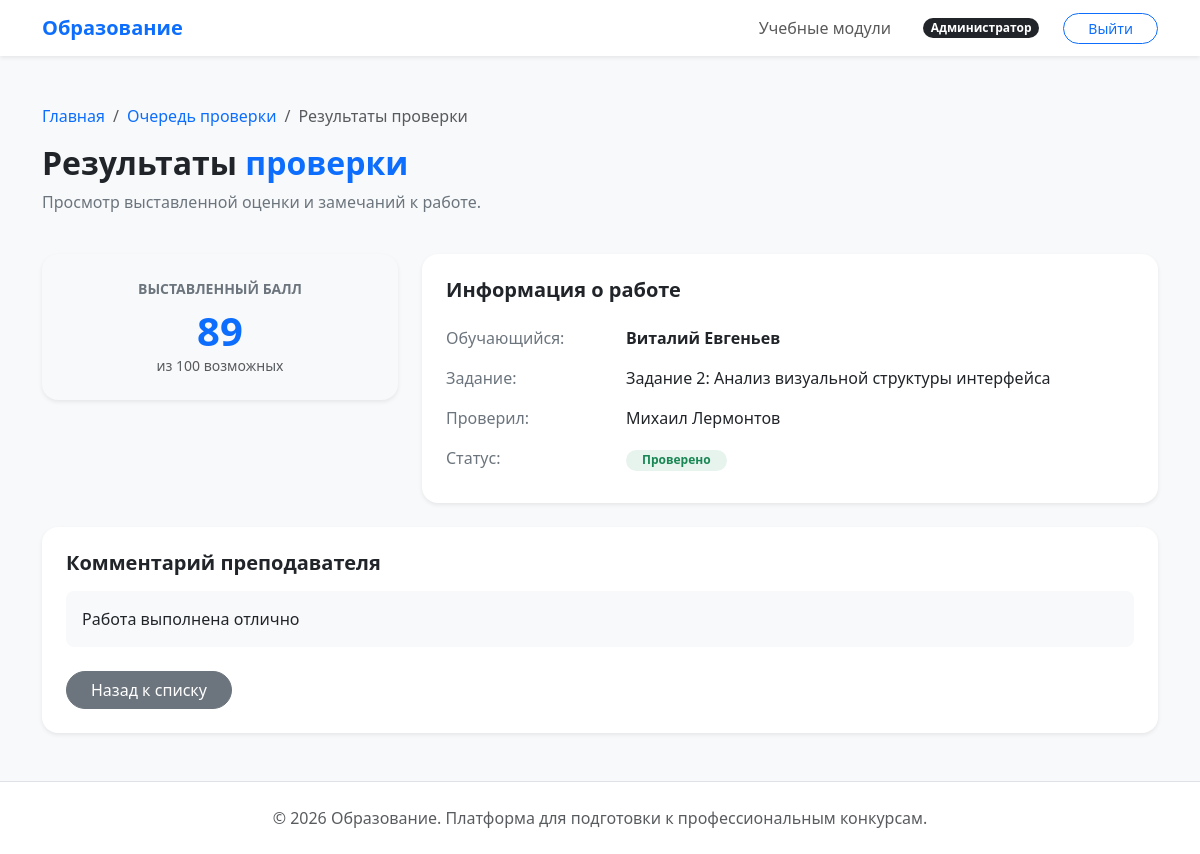
Screenshot of /solutions/teacher/submissions/61/result/ (signed in) with the database file from the repository.
### solutions/models.py (models this page shows, shortened)
class Review(BaseModel):
    submission = models.OneToOneField(
        Submission,
        on_delete=models.CASCADE,
        related_name="review",
        verbose_name="Работа",
    )
    teacher = models.ForeignKey(
        settings.AUTH_USER_MODEL,
        on_delete=models.SET_NULL,
        null=True,
        related_name="reviews_given",
        verbose_name="Проверяющий преподаватель",
    )
    comment = models.TextField(verbose_name="Комментарий преподавателя")
    score = models.PositiveIntegerField(verbose_name="Полученный балл")
    class Meta:
        verbose_name = "Комментарий"
        verbose_name_plural = "Комментарии"

class Submission(BaseModel):
    class Status(models.TextChoices):
        PENDING = "pending", "Ожидает проверки"
        REVIEWING = "reviewing", "На проверке"
        COMPLETED = "completed", "Проверено"
        REVISION = "revision", "Нужна доработка"
    task = models.ForeignKey(
        Task,
        on_delete=models.CASCADE,
        related_name="submissions",
        verbose_name="Задание",
    )
    student = models.ForeignKey(
        settings.AUTH_USER_MODEL,
        on_delete=models.CASCADE,
        related_name="submissions",
        verbose_name="Обучающийся",
    )
    file = models.FileField(
        upload_to="submissions/%Y/%m/", verbose_name="Файл с решением"
    )
    status = models.CharField(
        max_length=20,
        choices=Status.choices,
        default=Status.PENDING,
        verbose_name="Статус проверки",
    )
    class Meta:
        verbose_name = "Отправленная работа"
        verbose_name_plural = "Отправленные работы"
        ordering = ["-created_at"]

### curriculum/models.py (models this page shows, shortened)
class Task(BaseModel):
    module = models.ForeignKey(
        Module, on_delete=models.CASCADE, related_name="tasks", verbose_name="Модуль"
    )
    title = models.CharField(max_length=255, verbose_name="Название задания")
    description = models.TextField(verbose_name="Техническое задание")
    deadline = models.DateField(verbose_name="Крайний срок сдачи")
    max_score = models.PositiveIntegerField(
        default=100, verbose_name="Максимальный балл"
    )
    class Meta:
        verbose_name = "Задание"
        verbose_name_plural = "Задания"
        ordering = ["deadline"]
        constraints = [
            models.UniqueConstraint(
                fields=["module", "title"], name="unique_task_title_per_module"
            )
        ]

### users/models.py (models this page shows, shortened)
class User(AbstractUser, BaseModel):
    class Role(models.TextChoices):
        STUDENT = "student", "Обучающийся"
        TEACHER = "teacher", "Преподаватель"
        ADMIN = "admin", "Администратор"
    middle_name = models.CharField(max_length=150, blank=True, verbose_name="Отчество")
    role = models.CharField(
        max_length=10, choices=Role.choices, default=Role.STUDENT, verbose_name="Роль"
    )
    group = models.ForeignKey(
        StudentGroup,
        on_delete=models.SET_NULL,
        null=True,
        blank=True,
        related_name="students",
        verbose_name="Учебная группа",
    )
    class Meta:
        verbose_name = "Пользователь"
        verbose_name_plural = "Пользователи"
        ordering = ["last_name", "first_name"]

### solutions/views.py (the view)
class ReviewDetailView(TeacherRequiredMixin, DetailView):
    model = Review
    template_name = "solutions/review_detail.html"
    context_object_name = "review"
    def get_object(self, queryset=None):
        submission_id = self.kwargs.get("submission_id")
        return get_object_or_404(Review, submission_id=submission_id)

### curriculum/views.py (called while the page is built)
    def test_func(self) -> bool:
        return self.request.user.is_authenticated and (
            self.request.user.role == User.Role.TEACHER or self.request.user.is_staff
        )

### templates/solutions/review_detail.html (shortened to what this page needs)
{% extends 'base.html' %}
{% block content %}
<div class="row mb-4">
    <div class="col-12">
        <nav aria-label="breadcrumb">
            <ol class="breadcrumb">
                <li class="breadcrumb-item"><a href="{% url 'core:index' %}" class="text-decoration-none">Главная</a></li>
                <li class="breadcrumb-item"><a href="{% url 'solutions:teacher_submissions' %}" class="text-decoration-none">Очередь проверки</a></li>
                <li class="breadcrumb-item active">Результаты проверки</li>
            </ol>
        </nav>
        <h2 class="fw-bold">Результаты <span class="text-accent">проверки</span></h2>
        <p class="text-secondary">Просмотр выставленной оценки и замечаний к работе.</p>
    </div>
</div>
<div class="row g-4">
    <div class="col-md-4">
        <div class="card border-0 shadow-sm rounded-4 p-4 text-center bg-light">
            <small class="text-secondary text-uppercase fw-bold d-block mb-2">Выставленный балл</small>
            <h1 class="fw-bold text-primary mb-0">{{ review.score }}</h1>
            <small class="text-muted">из {{ review.submission.task.max_score }} возможных</small>
        </div>
    </div>
    <div class="col-md-8">
        <div class="card border-0 shadow-sm rounded-4 p-4 h-100">
            <h5 class="fw-bold mb-3">Информация о работе</h5>
            <table class="table table-borderless sm mb-0">
                <tr>
                    <td class="text-secondary ps-0 w-25">Обучающийся:</td>
                    <td class="fw-bold text-dark">{{ review.submission.student.get_full_name }}</td>
                </tr>
                <tr>
                    <td class="text-secondary ps-0">Задание:</td>
                    <td class="text-dark">{{ review.submission.task.title }}</td>
                </tr>
                <tr>
                    <td class="text-secondary ps-0">Проверил:</td>
                    <td class="text-dark">{{ review.teacher.get_full_name }}</td>
                </tr>
                <tr>
                    <td class="text-secondary ps-0">Статус:</td>
                    <td>
                        {% if review.submission.status == 'completed' %}
                            <span class="badge bg-success bg-opacity-10 text-success rounded-pill px-3">Проверено</span>
                        {% else %}
                            <span class="badge bg-danger bg-opacity-10 text-danger rounded-pill px-3">Доработка</span>
                        {% endif %}
                    </td>
                </tr>
            </table>
        </div>
    </div>
    <div class="col-12">
        <div class="card border-0 shadow-sm rounded-4 p-4">
            <h5 class="fw-bold mb-3">Комментарий преподавателя</h5>
            <div class="p-3 bg-light rounded-3 text-dark">
                {{ review.comment|default:"*Преподаватель не оставил текстового комментария.*"|linebreaksbr }}
            </div>
            <div class="mt-4">
                <a href="{% url 'solutions:teacher_submissions' %}" class="btn btn-secondary btn-rounded px-4">Назад к списку</a>
            </div>
        </div>
    </div>
</div>
{% endblock %}

### templates/base.html (style rules this page uses)
body { background-color: #f8f9fa; font-family: 'Segoe UI', Tahoma, Geneva, Verdana, sans-serif; display: flex; flex-direction: column; min-height: 100vh; }
.btn-rounded { border-radius: 50rem; }
.text-accent { color: #0d6efd; }
.rounded-4 { border-radius: 1rem !important; }

### rows the page displays
Review: score "89", submission.task.max_score "100", submission.student.get_full_name "Виталий Евгеньев", submission.task "Задание 2: Анализ визуальной структуры интерфейса", teacher.get_full_name "Михаил Лермонтов", comment "Работа выполнена отлично"
